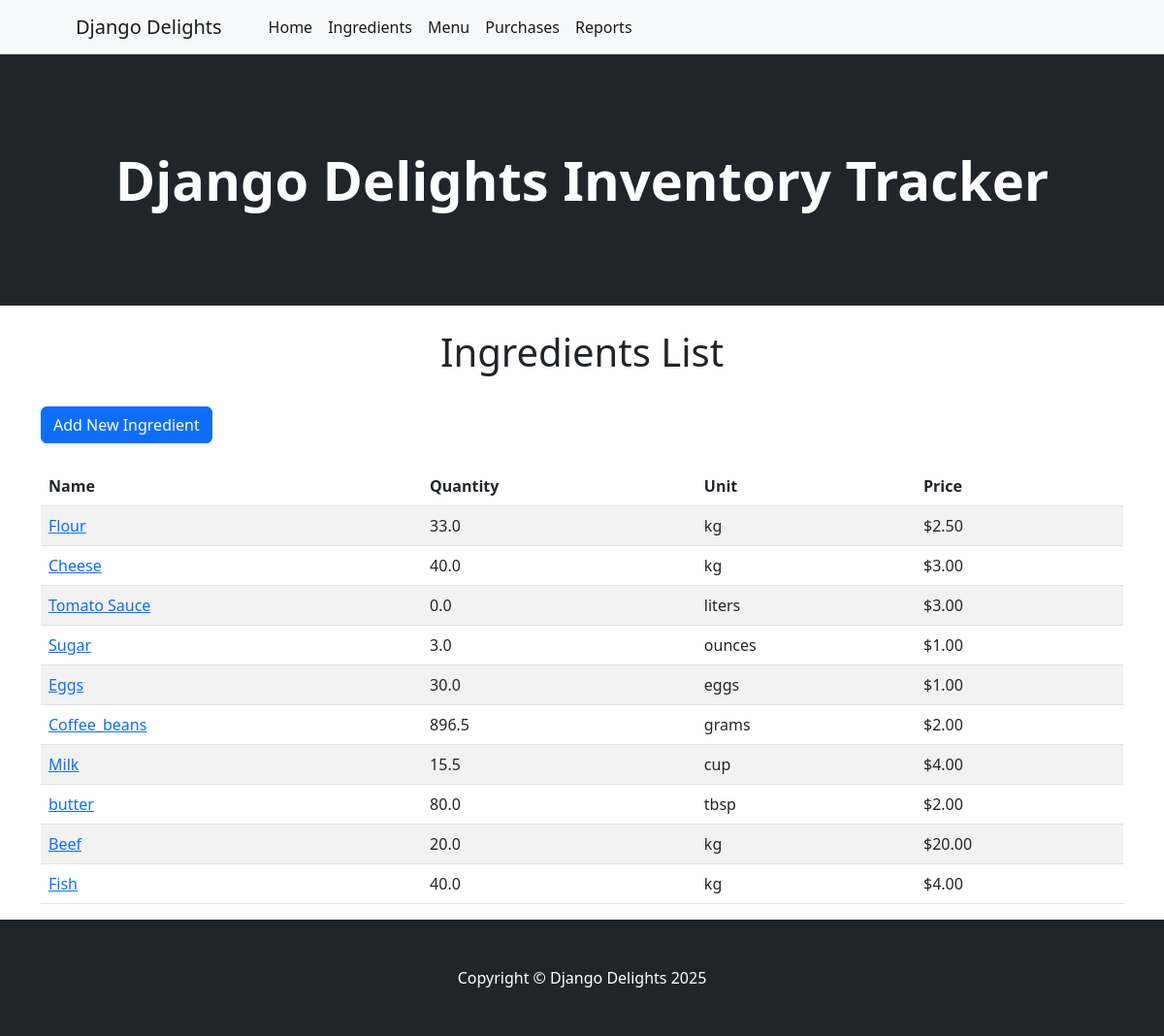
Page /ingredient/ (signed in) on the earlier database version.
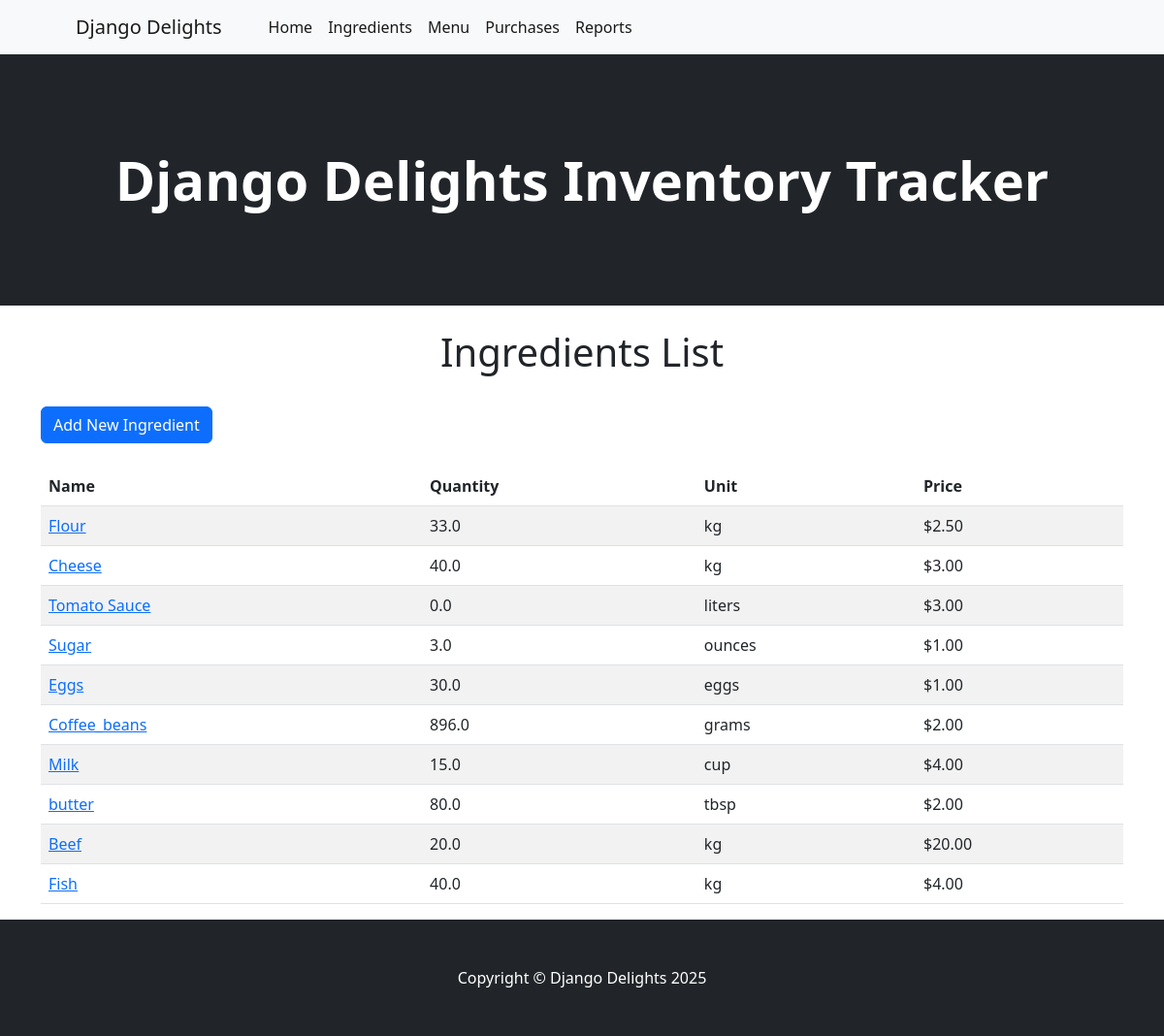
Same page on the later database version.
### inventory/models.py (models this page shows, shortened)
class Ingredient(models.Model):
    name = models.CharField(max_length=30, unique=True)
    quantity_available= models.FloatField()  # Assuming quantity is measured in consistent units (e.g., kg, liters, etc.)
    unit = models.CharField(max_length=30)
    price_per_unit = models.DecimalField(max_digits=10, decimal_places=2)

### inventory/views.py (the view)
# urls.py: path('ingredient/', views.IngredientListView.as_view(), name='ingredient'),
class IngredientListView(LoginRequiredMixin, ListView):
    model = Ingredient
    template_name = "inventory/ingredients.html"
    context_object_name = "items"

### inventory/templates/inventory/ingredients.html (shortened to what this page needs)
{% extends "base.html" %}
{% load static %}
{% block content %}
    <h1 class="text-center">Ingredients List</h1>
    <br/>
    <a href="{% url 'create_ingredient' %}"><button class="btn btn-primary" id="toggleFormBtn">Add New Ingredient</button></a>
    <br/>
    <br/>
    <table class="table table-striped">
        <thead>
            <tr>
                <th>Name</th>
                <th>Quantity</th>
                <th>Unit</th>
                <th>Price</th>
            </tr>
        </thead>
        <tbody>
            {% for item in items %}
            <tr>
                <td><a href="{% url 'update_ingredient' item.id %}" >{{ item.name }} </a></td>
                <td>{{ item.quantity_available }}</td>
                <td>{{ item.unit }}</td>
                <td>${{ item.price_per_unit }}</td>
            </tr>
            {% empty %}
            <tr>
                <td colspan="5" class="text-center">No items in inventory</td>
            </tr>
            {% endfor %}
        </tbody>
    </table>
{% endblock %}

### inventory/templates/base.html (shortened to what this page needs)
{% load static %}
<!DOCTYPE html>
<html lang="en">
<head>
    <link href="https://cdn.jsdelivr.net/npm/bootstrap-icons@1.5.0/font/bootstrap-icons.css" rel="stylesheet" />
    <link href="{% static 'inventory/css/styles.css' %}" rel="stylesheet" />
</head>
<body>
    <nav class="navbar navbar-expand-lg navbar-light bg-light">
        <div class="container px-4 px-lg-5">
            <a class="navbar-brand" href="#">Django Delights</a>
            <div class="collapse navbar-collapse" id="navbarSupportedContent">
                <ul class="navbar-nav me-auto mb-2 mb-lg-0 ms-lg-4">
                    <li class="nav-item"><a class="nav-link active" href="{% url 'index' %}">Home</a></li>
                    <li class="nav-item"><a class="nav-link active" href="{% url 'ingredient' %}">Ingredients</a></li>
                    <li class="nav-item"><a class="nav-link active" href="{% url 'menu' %}">Menu</a></li>
                    <li class="nav-item"><a class="nav-link active" href="{% url 'purchase' %}">Purchases</a></li>
                    <li class="nav-item"><a class="nav-link active" href="{% url 'report' %}">Reports</a></li>
                </ul>
            </div>
        </div>
    </nav>
    <header class="bg-dark py-5">
        <div class="container px-4 px-lg-5 my-5">
            <div class="text-center text-white">
                <h1 class="display-4 fw-bolder">{% block header %}Django Delights Inventory Tracker{% endblock %}</h1>
            </div>
        </div>
    </header>
    <main class="container mt-4">
        {% block content %}{% endblock %}
    </main>
    <footer class="py-5 bg-dark">
        <div class="container">
            <p class="m-0 text-center text-white">Copyright &copy; Django Delights 2025</p>
        </div>
    </footer>
</body>
</html>

Differences in the rows shown:
changed Ingredient "Coffee_beans": quantity_available "896.5" → "896.0"
changed Ingredient "Milk": quantity_available "15.5" → "15.0"
